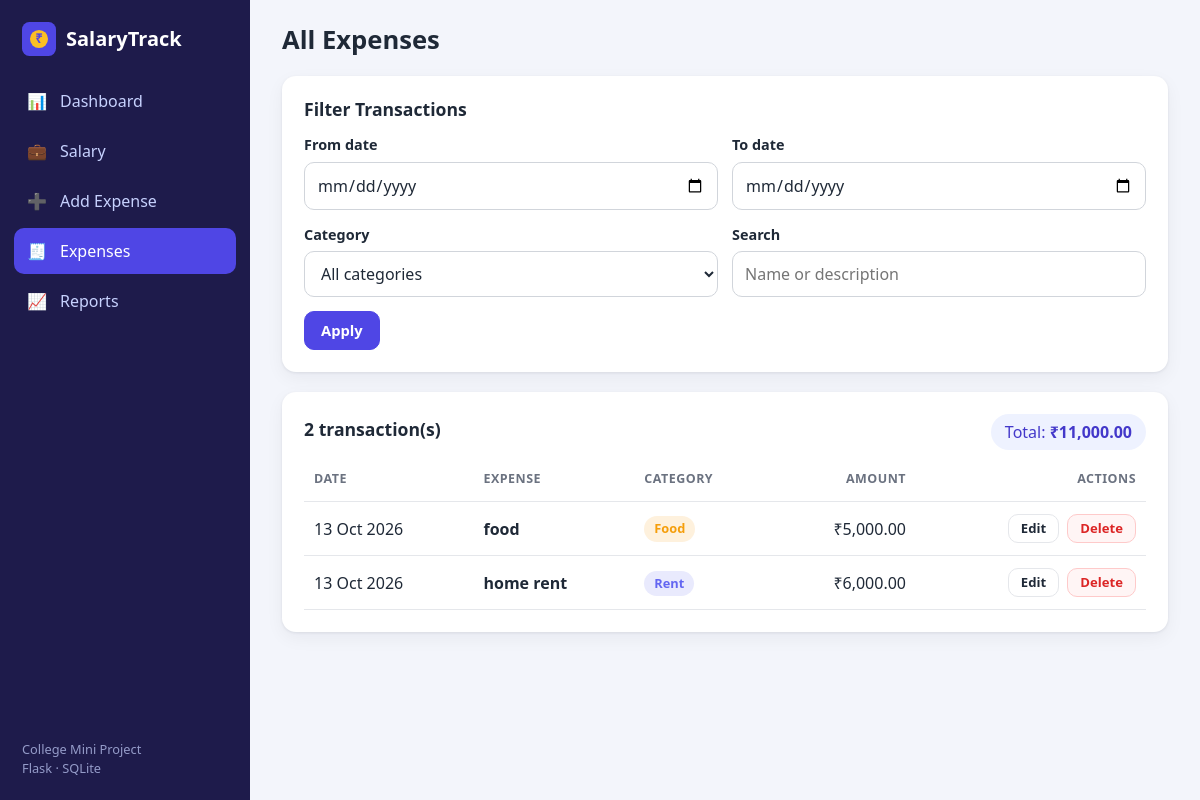
/expenses, run on the app's committed database.
### tables this page shows
CREATE TABLE expenses (
            id          INTEGER PRIMARY KEY AUTOINCREMENT,
            name        TEXT    NOT NULL,
            amount      REAL    NOT NULL CHECK (amount > 0),
            category    TEXT    NOT NULL,
            date        TEXT    NOT NULL,                -- e.g. '2026-10-13'
            description TEXT    DEFAULT '',
            created_at  TEXT    NOT NULL DEFAULT CURRENT_TIMESTAMP
        );

### app.py (the view, shortened to what this page needs)
@app.route("/expenses")
def expenses():
    db = get_db()
    date_from = request.args.get("from", "").strip()
    date_to = request.args.get("to", "").strip()
    category = request.args.get("category", "").strip()
    search = request.args.get("q", "").strip()
    clauses, params = [], []
    if category in CATEGORIES:
        clauses.append("category = ?")
        params.append(category)
    else:
        category = ""
    if search:
        escaped = search.replace("\\", "\\\\").replace("%", "\\%").replace("_", "\\_")
        clauses.append("(name LIKE ? ESCAPE '\\' OR description LIKE ? ESCAPE '\\')")
        params.extend([f"%{escaped}%", f"%{escaped}%"])
    where = ("WHERE " + " AND ".join(clauses)) if clauses else ""
    rows = db.execute(
        f"SELECT * FROM expenses {where} ORDER BY date DESC, id DESC", params
    ).fetchall()
    total = round(sum(r["amount"] for r in rows), 2)
    return render_template(
        "expenses.html",
        rows=rows,
        total=total,
        filters={"from": date_from, "to": date_to, "category": category, "q": search},
        has_filters=bool(clauses),
    )

### app.py (called while the page is built)
def get_db():
    if "db" not in g:
        g.db = sqlite3.connect(DATABASE)
        g.db.row_factory = sqlite3.Row  # lets us use row["column_name"]
    return g.db

def current_month():
    return date.today().strftime("%Y-%m")

def parse_date(value):
    try:
        parsed = datetime.strptime((value or "").strip(), "%Y-%m-%d").date()
    except ValueError:
        return None
    return parsed if 2000 <= parsed.year <= 2100 else None

@app.template_filter("money")
def money_filter(value):
    try:
        number = float(value)
    except (TypeError, ValueError):
        number = 0.0
    sign = "-" if number < 0 else ""
    return f"{sign}{CURRENCY}{abs(number):,.2f}"

@app.template_filter("nice_date")
def nice_date_filter(value):
    parsed = parse_date(value)
    return parsed.strftime("%d %b %Y") if parsed else value

@app.context_processor
def inject_globals():
    return {
        "categories": CATEGORIES,
        "category_colors": CATEGORY_COLORS,
        "currency": CURRENCY,
        "this_month": current_month(),
        "today": date.today().isoformat(),
    }

### templates/expenses.html (shortened to what this page needs)
{% extends "base.html" %}
{% from "_macros.html" import expense_table with context %}
{% block page_title %}All Expenses{% endblock %}
{% block content %}
<section class="card">
  <h2>Filter Transactions</h2>
  <form method="get" action="{{ url_for('expenses') }}" class="filter-form">
    <div class="field">
      <label for="from">From date</label>
      <input type="date" id="from" name="from" value="{{ filters['from'] }}">
    </div>
    <div class="field">
      <label for="to">To date</label>
      <input type="date" id="to" name="to" value="{{ filters['to'] }}">
    </div>
    <div class="field">
      <label for="category">Category</label>
      <select id="category" name="category">
        <option value="">All categories</option>
      </select>
    </div>
    <div class="field">
      <label for="q">Search</label>
      <input type="search" id="q" name="q" placeholder="Name or description" value="{{ filters.q }}">
    </div>
    <div class="filter-actions">
      <button type="submit" class="btn btn-primary">Apply</button>
    </div>
  </form>
</section>
<section class="card">
  <div class="card-head">
    <h2>{{ rows|length }} transaction(s){% if has_filters %} <span class="muted small">(filtered)</span>{% endif %}</h2>
    <div class="total-pill">Total: <strong>{{ total|money }}</strong></div>
  </div>
  {% if rows %}
    {{ expense_table(rows, actions=True) }}
  {% elif has_filters %}
    <p class="empty">No expenses match your filters. <a href="{{ url_for('expenses') }}">Clear filters</a></p>
  {% else %}
    <p class="empty">You have not added any expenses yet.<br>
      <a href="{{ url_for('add_expense') }}">Add your first expense</a></p>
  {% endif %}
</section>
{% endblock %}

### templates/_macros.html (shortened to what this page needs)
{% macro badge(category) -%}
  <span class="badge" style="--c: {{ category_colors.get(category, '#64748b') }}">{{ category }}</span>
{%- endmacro %}
{% macro expense_table(rows, actions=False) %}
  <div class="table-wrap">
    <table class="table stack">
      <thead>
        <tr>
          <th>Date</th>
          <th>Expense</th>
          <th>Category</th>
          <th class="num">Amount</th>
          {% if actions %}<th class="actions-col">Actions</th>{% endif %}
        </tr>
      </thead>
      <tbody>
        {% for e in rows %}
        <tr>
          <td data-label="Date">{{ e['date']|nice_date }}</td>
          <td data-label="Expense">
            <strong>{{ e['name'] }}</strong>
          </td>
          <td data-label="Category">{{ badge(e['category']) }}</td>
          <td data-label="Amount" class="num">{{ e['amount']|money }}</td>
          {% if actions %}
          <td data-label="Actions" class="actions-col">
            <a class="btn btn-small" href="{{ url_for('edit_expense', expense_id=e['id']) }}">Edit</a>
            <form method="post" action="{{ url_for('delete_expense', expense_id=e['id']) }}"
                  class="inline-form" data-confirm="Delete '{{ e['name']|e }}'? This cannot be undone.">
              <button type="submit" class="btn btn-small btn-danger">Delete</button>
            </form>
          </td>
          {% endif %}
        </tr>
        {% endfor %}
      </tbody>
    </table>
  </div>
{% endmacro %}

### static/css/style.css (style rules this page uses)
:root { --bg: #f3f5fb; --surface: #ffffff; --text: #1f2937; --muted: #6b7280; --border: #e5e7eb; --primary: #4f46e5; --primary-dark: #4338ca; --primary-soft: #eef2ff; --green: #16a34a; --red: #dc2626; --amber: #d97706; --sidebar: #1e1b4b; --sidebar-text: #c7d2fe; --radius: 14px; --shadow: 0 1px 3px rgba(16, 24, 40, .08), 0 6px 18px rgba(16, 24, 40, .05); --sidebar-width: 250px; }
* { box-sizing: border-box; }
body { margin: 0; font-family: "Segoe UI", system-ui, -apple-system, Roboto, "Helvetica Neue", Arial, sans-serif; font-size: 16px; line-height: 1.5; background: var(--bg); color: var(--text); }
h1, h2, h3 { margin: 0; line-height: 1.25; }
h2 { font-size: 1.1rem; margin-bottom: 14px; }
a { color: var(--primary); text-decoration: none; }
.card { background: var(--surface); border-radius: var(--radius); box-shadow: var(--shadow); padding: 22px; margin-bottom: 20px; }
.card-head { display: flex; justify-content: space-between; align-items: center; gap: 12px; flex-wrap: wrap; margin-bottom: 8px; }
.card-head h2 { margin-bottom: 6px; }
.badge { display: inline-block; padding: 3px 10px; border-radius: 999px; font-size: .8rem; font-weight: 600; white-space: nowrap; color: var(--c); background: color-mix(in srgb, var(--c) 14%, white); }
.total-pill { background: var(--primary-soft); color: var(--primary-dark); padding: 6px 14px; border-radius: 999px; }
.btn { display: inline-block; cursor: pointer; padding: 9px 16px; border-radius: 10px; border: 1px solid var(--border); background: var(--surface); color: var(--text); font: inherit; font-weight: 600; font-size: .92rem; line-height: 1.3; transition: background .15s, border-color .15s, transform .05s; }
.btn-primary { background: var(--primary); border-color: var(--primary); color: #fff; }
.btn-danger { color: var(--red); border-color: #fecaca; background: #fff5f5; }
.btn-small { padding: 5px 12px; font-size: .82rem; }
.field { display: flex; flex-direction: column; gap: 6px; margin-bottom: 14px; }
label { font-weight: 600; font-size: .9rem; }
input[type="text"], input[type="number"], input[type="date"], input[type="month"], input[type="search"], select, textarea { width: 100%; padding: 10px 12px; border: 1px solid #d1d5db; border-radius: 10px; font: inherit; color: var(--text); background: #fff; }
.inline-form { display: inline-flex; gap: 8px; align-items: center; margin: 0; }
.filter-form { display: grid; grid-template-columns: repeat(4, minmax(0, 1fr)) auto; gap: 14px; align-items: end; }
.filter-form .field { margin-bottom: 0; }
.filter-actions { display: flex; gap: 8px; }
.table-wrap { overflow-x: auto; }
.table { width: 100%; border-collapse: collapse; }
.table th, .table td { padding: 12px 10px; text-align: left; border-bottom: 1px solid var(--border); vertical-align: middle; }
.table thead th { font-size: .78rem; text-transform: uppercase; letter-spacing: .04em; color: var(--muted); }
.table .num { text-align: right; white-space: nowrap; }
.table .actions-col { text-align: right; white-space: nowrap; }
.actions-col .inline-form { margin-left: 4px; }
@media (max-width: 1200px) { .filter-form { grid-template-columns: repeat(2, minmax(0, 1fr)); } }
@media (max-width: 1200px) { .filter-actions { grid-column: 1 / -1; } }

### data on the page
expenses: date|nice_date "13 Oct 2026", name "food", category "Food", amount "₹5,000.00"
expenses: date|nice_date "13 Oct 2026", name "home rent", category "Rent", amount "₹6,000.00"

### other printed values
{{ rows|length }} "2"
{{ total|money }} "₹11,000.00"
